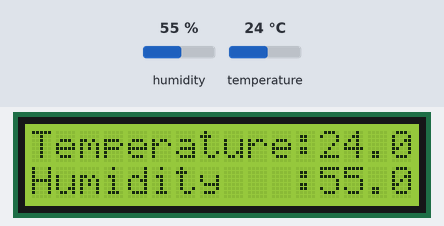
Bench run of a sketch on a simulated ESP32. Shown: 16×2 character LCD. The inputs (shaded band) are chosen by the test bench; at power-on: humidity 55 %, temperature 24 °C.

Above: at 1.2 s.
1.3 s: humidity set to 22 %
At 2.9 s:
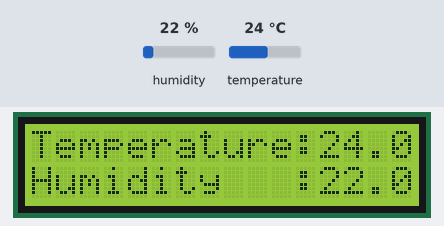
4.0 s: temperature set to 12 °C
At 4.8 s:
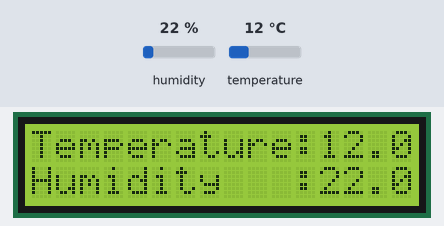
6.7 s: humidity set to 40 %
At 8.6 s:
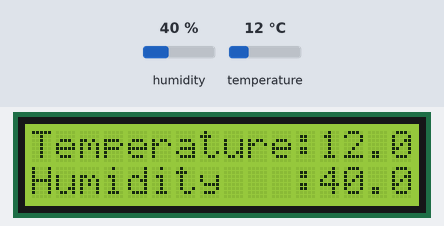
9.7 s: temperature set to 19 °C
At 11.7 s:
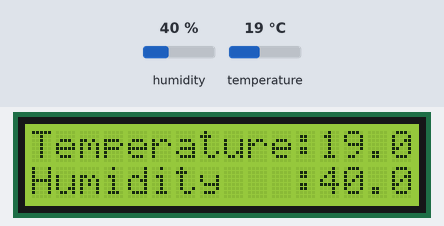
Timing chart, 0 to 13.2 s (numbered marks = the images above; inputs shaded):
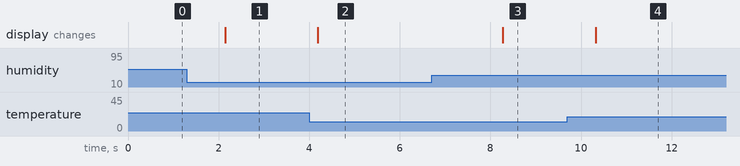

Measured:
- after the input at 1.3 s, the display: changes after 0.85 s (image 1)
- after the input at 4.0 s, the display: changes after 0.19 s (image 2)
- after the input at 6.7 s, the display: changes after 1.6 s (image 3)
- after the input at 9.7 s, the display: changes after 0.62 s (image 4)

The sketch:

Sketch_24.2_Temperature_and_Humidity_Sensor.ino
```cpp
/**********************************************************************
  Filename    : Temperature and Humidity Sensor
  Description : Use DHT11 to measure temperature and humidity.Print the result to the LCD1602.
  Auther      : www.freenove.com
  Modification: 2024/06/19
**********************************************************************/
#include <Wire.h>
#include <LiquidCrystal_I2C.h>
#include "DHTesp.h"

#define SDA 13                    //Define SDA pins
#define SCL 14                    //Define SCL pins

DHTesp dht;                       // create dht object
LiquidCrystal_I2C lcd(0x27,16,2); //initialize the LCD
int dhtPin = 18;                  // the number of the DHT11 sensor pin

void setup() {
  Wire.begin(SDA, SCL);           // attach the IIC pin
  if (!i2CAddrTest(0x27)) {
    lcd = LiquidCrystal_I2C(0x3F, 16, 2);
  }
  lcd.init();                     // LCD driver initialization
  lcd.backlight();                // Open the backlight
  dht.setup(dhtPin, DHTesp::DHT11); //attach the dht pin and initialize it
}

void loop() {
  // read DHT11 data and save it
  flag:TempAndHumidity DHT = dht.getTempAndHumidity();
  if (dht.getStatus() != 0) {       //Determine if the read is successful, and if it fails, go back to flag and re-read the data
    goto flag;
  }
  lcd.setCursor(0, 0);              //set the cursor to column 0, line 1
  lcd.print("Temperature:");        //display the Humidity on the LCD1602
  lcd.print(DHT.temperature);
  lcd.setCursor(0, 1);              //set the cursor to column 0, line 0
  lcd.print("Humidity   :");        //display the Humidity on the LCD1602
  lcd.print(DHT.humidity);
  delay(2000);
}

bool i2CAddrTest(uint8_t addr) {
  Wire.beginTransmission(addr);
  if (Wire.endTransmission() == 0) {
    return true;
  }
  return false;
}
```
